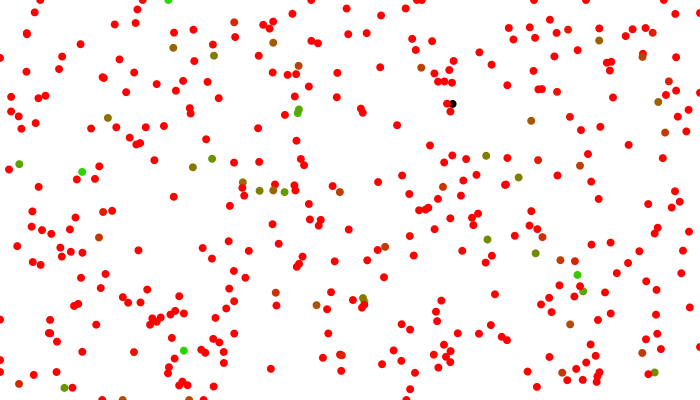
Frame 1 (no input)
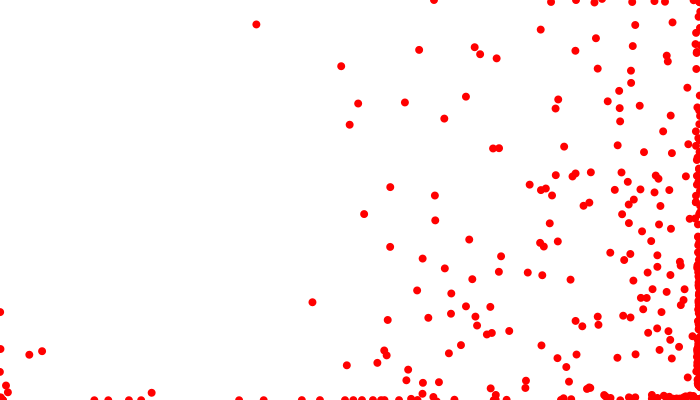
Frame 60 (the mouse pressed at the canvas centre just before this capture)
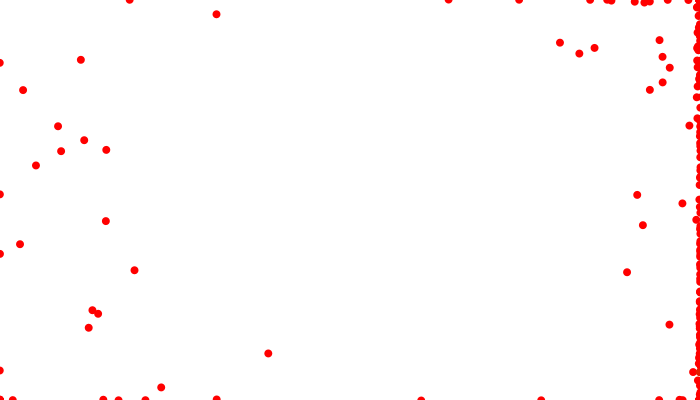
Frame 120 (the mouse held since frame 60 and released just before this capture)

The Processing sketch that drew these frames (run headless with seeded random() and noise(); from frame 60 on, the mouse is pressed at the canvas centre):

// Processing sketch: processing_35994
// ── processing_35994.pde

int no_particles = 400;
Particle[] particles = new Particle[no_particles];
 
float dt;
 
float friction = 0.1;
 
float R; 
float G;
 
float radius = 4;
 
boolean grav = true;


void setup() {
    size(700, 400);
 
    for (int i = 0; i < no_particles; i++) {
        float x = random(0, width);
        float y = random(0, height);
        particles[i] = new Particle(x, y, radius);
    }
    frameRate(60);
    smooth();
}
 
void draw() {
    updateParticles();
 
    background(255);
 
    for (int i = 0; i < no_particles; i++) {
        int d = parseInt(particles[i].radius * 2);
        noStroke();
        fill (R, G, 0);
        ellipse((float) particles[i].posX, (float) particles[i].posY, d, d);
    
     R = abs(sqrt(pow(particles[i].posX - mouseX, 2) + pow(particles[i].posY - mouseY, 2)));
     G = 255 - R;
    
    }
}
 
 
void updateParticles() {
    for (int i = 0; i < no_particles; i++) {
        Particle particle = particles[i];
 
        
        if (particle.posY > height - (2 * radius)) {
            particle.vY = -abs(particle.vY) * (1 - friction);
            particle.posY = height;
        }
 
        
        if (particle.posY < (2 * radius)) {
            particle.vY = abs(particle.vY) * (1 - friction);
            particle.posY = 0;
        }
 
        
        if (particle.posX < (2 * radius)) {
            particle.vX = abs(particle.vX) * (1 - friction);
            particle.posX = 0;
        }
 
        
        if (particle.posX > width - (2 * radius)) {
            particle.vX = -abs(particle.vX) * (1 - friction);
            particle.posX = width;
        }
 
        
        for (int j = 0; j < no_particles; j++) {
 
            
            Bounce(particles[i], particles[j]);
        }
        
     //  Colour(particle);
        
        MouseGravity(particle);
        
        particle.tick();
    }
    dt = 400;
 
}
 
void MouseGravity(Particle particle) {
    
        float d = sqrt(pow(particle.posX - mouseX, 2)
                + pow(particle.posY - mouseY, 2))
                * (float) 2.0;
        float ang = atan2(particle.posX - mouseX, particle.posY - mouseY);
        float F = (float) 16 * dt;
        F = min(1 / d, 3);
        
 
        particle.vX += sin(ang) * F;
        particle.vY += cos(ang) * F;
    
}

//void Colour(Particle particle) {
       
//}

void Bounce(Particle a, Particle b) {
    if (sqrt(pow(a.posX - b.posX, 2) + pow(a.posY - b.posY, 2)) < (a.radius + b.radius)) {
        if (sqrt(pow(a.posX - b.posX, 2) + pow(a.posY - b.posY, 2)) > sqrt(pow(
                a.posX + a.vX - b.posX - b.vX, 2)
                + pow(a.posY + a.vY - b.posY - b.vY, 2))) {
 
            float commonTangentAngle = atan2(b.posX - a.posX, b.posY
                    - a.posY)
                    + asin(1);
 
            float v1 = a.getVelocity();
            float v2 = b.getVelocity();
            float w1 = a.getMotionDirection();
            float w2 = b.getMotionDirection();
 
            a.vX = sin(commonTangentAngle) * v1 * cos(w1 - commonTangentAngle) + cos(commonTangentAngle) * v2 * sin(w2 - commonTangentAngle);
            a.vY = cos(commonTangentAngle) * v1 * cos(w1 - commonTangentAngle) - sin(commonTangentAngle) * v2 * sin(w2 - commonTangentAngle);
            b.vX = sin(commonTangentAngle) * v2 * cos(w2 - commonTangentAngle) + cos(commonTangentAngle) * v1 * sin(w1 - commonTangentAngle);
            b.vY = cos(commonTangentAngle) * v2 * cos(w2 - commonTangentAngle) - sin(commonTangentAngle) * v1 * sin(w1 - commonTangentAngle);
        }
    }
}
 
class Particle {
 
    float posX;
    float posY;
 
    float vX = 0;
    float vY = 0;
 
    float radius;
    
    Particle(float x, float y, float r) {
        posX = x;
        posY = y;
        radius = r;
    }
 
    float getVelocity() {
        return sqrt(vX * vX + vY * vY);
    }
 
    public float getMotionDirection() {
        return atan2(vX, vY);
    }
 
    void tick() {
        posX += vX * dt;
        posY += vY * dt;
    }
 
}
